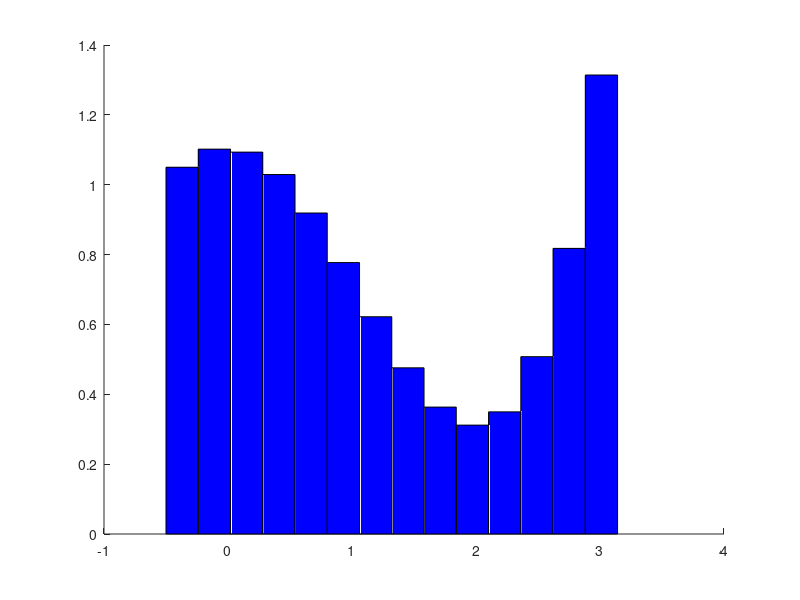

Recreate this plot in MATLAB. (Note: this script raises an error after producing the figure.)
%% Riemann Sum
clear; clc; close all;
a = -0.5;
b = pi;
x = linspace(a, b, 15);
dx = x(2) - x(1);  % Fix 1: doğru dx hesaplama
fx = cos(x) + exp(x) / 10;

figure(1);
hold on

% Draw Riemann bars (right rule)
for i = 2:length(x) 
    rectangle('Position', [x(i)-dx, 0, dx, fx(i)], 'FaceColor', 'b', 'EdgeColor', 'k')
end

syms xa
fxa = cos(xa) + exp(xa) / 10;
fplot(fxa, [-1 3.5], 'k', 'LineWidth', 2)
xlim([-1, 3.5]);
xline(a, '--g', 'LineWidth', 1.5)
xline(b, '--r', 'LineWidth', 1.5)
yline(0, '--', 'Color', [0.5 0.5 0.5])
hold off

xlabel('x')
ylabel('y = f(x)')
title(sprintf('Riemann Sum, Δx = %.2f', dx))

% Different areas
area_left = sum(fx(1:end-1)) * dx;
fprintf('Area Left ≈ %.4f\n', area_left)

area_right = sum(fx(2:end)) * dx;
fprintf('Area Right ≈ %.4f\n', area_right)

x_mid = (x(1:end-1) + x(2:end)) / 2;
fx_mid = cos(x_mid) + exp(x_mid) / 10;
area_mid = sum(fx_mid) * dx;
fprintf('Area Mid ≈ %.4f\n', area_mid)

area_anal = double(int(fxa, xa, a, b));
fprintf('Area Anal ≈ %.4f\n', area_anal)


%% Show converge with shrinking deltaX
clear; clc; close all;

a = -0.5;
b = pi;
f = @(x) cos(x) - exp(x)/10;

nBins = 5:200;
area_L = zeros(size(nBins));
area_R = zeros(size(nBins));
area_M = zeros(size(nBins));

for i = 1:length(nBins)
    x = linspace(a, b, nBins(i));
    dx = x(2) - x(1);
    
    area_L(i) = sum(f(x(1:end-1))) * dx;
    area_R(i) = sum(f(x(2:end))) * dx;
    area_M(i) = sum(f((x(1:end-1)+x(2:end))/2)) * dx;
end

plot(nBins, area_L, nBins, area_R, nBins, area_M, '--k', 'LineWidth', 2)
yline(2.7367, '--k', 'LineWidth', 2)
legend('Left', 'Right', 'Midpoint', 'Analytic')
xlabel('Number of bins')
ylabel('Area (a.u.)')
